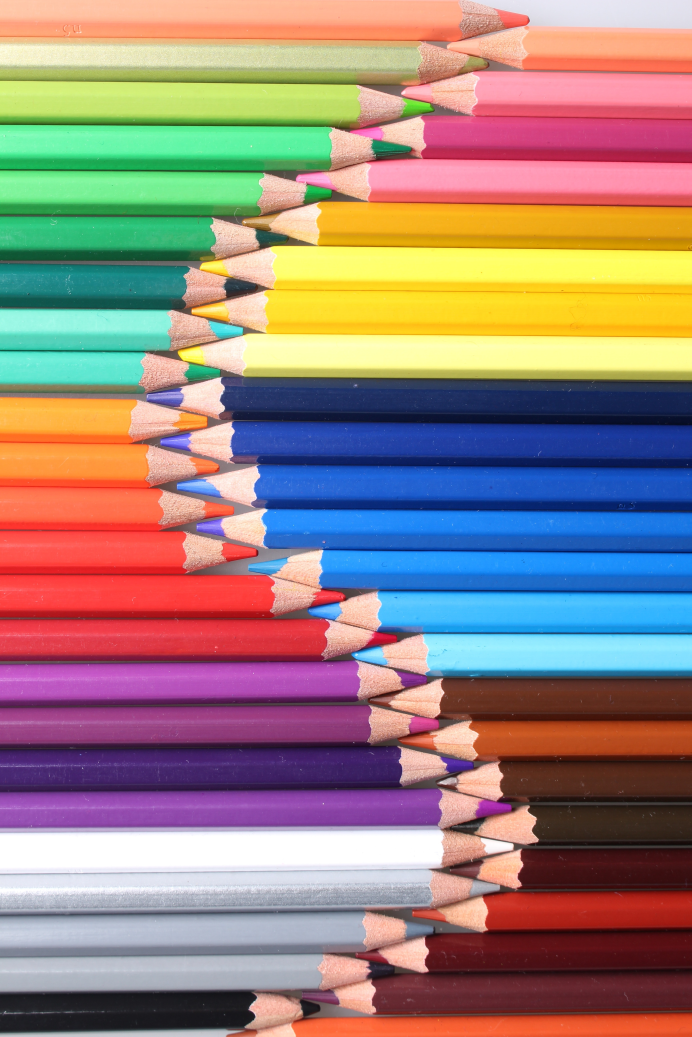
#> input picture Color Detection of Images/color1.jpg, 3456 x 5184 px, found by its file name (shown at 1/5 size)
$ jupyter execute 'Color Detection.ipynb'
#> lines starting #> are read from the running program, lines starting #| are printed output that depends on the picture
# Color Identification in Images
## Sanya Nanda

### Implement an image color detector which identifies all the colors in an image

[cell 1]
# importing required libraries and the images
import cv2
import numpy as np
import pandas as pd
from sklearn.cluster import KMeans
from collections import Counter
import matplotlib.pyplot as plt

img_path = "/home/tapli/TSF-GripJune21/color1.jpg"
img = cv2.imread(img_path)
#> img is the input picture: shape (5184, 3456, 3); mean B, G, R 124.9, 131.4, 154.2
img_path1 = "/home/tapli/TSF-GripJune21/color2.jpg"
img1 = cv2.imread(img_path1)
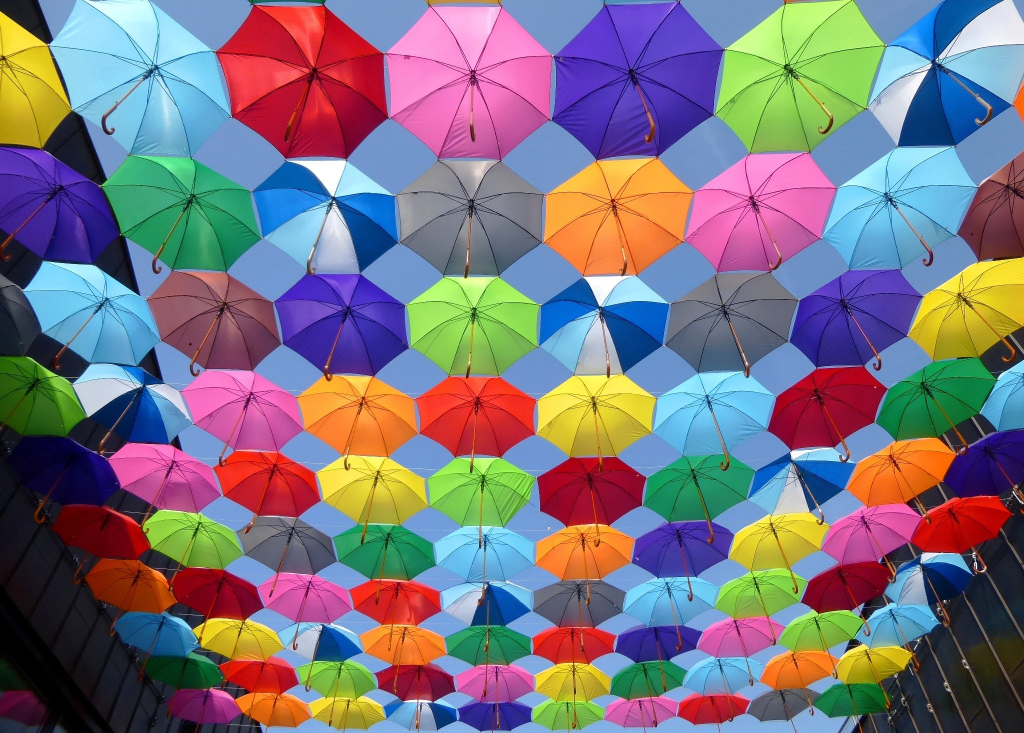
#> input picture Color Detection of Images/color2.jpg, 2048 x 1466 px, found by its file name (shown at 1/2 size)
#> img1 is the input picture: shape (1466, 2048, 3); mean B, G, R 126.2, 115.5, 123.9

[cell 2]
# resizing the images and intializing required variables
img=cv2.resize(img,(700,500))
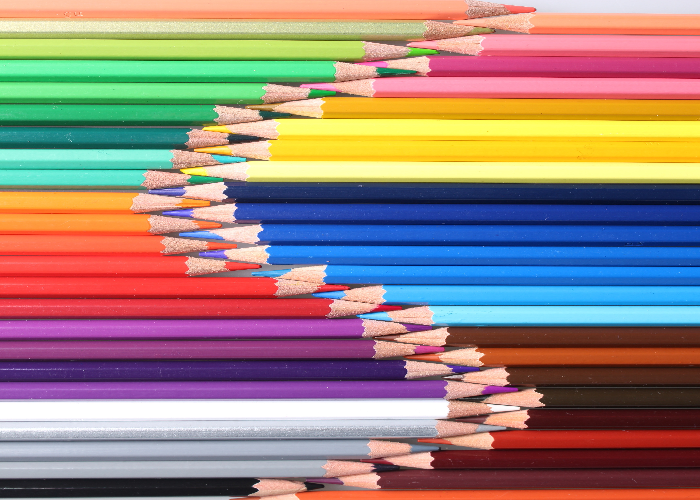
#> img: shape (500, 700, 3); mean B, G, R 124.7, 131.3, 154
img1=cv2.resize(img1,(700,500))
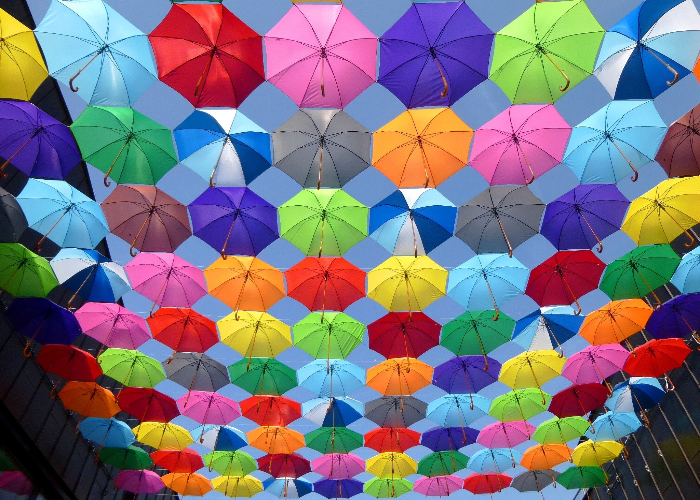
#> img1: shape (500, 700, 3); mean B, G, R 126, 115.4, 123.7
clicked = False
r = g = b = xpos = ypos = 0

[cell 3]
# importing the color csv that contains names of most of the colors with their hex and RGB code
index=["color","color_name","hex","R","G","B"]
csv = pd.read_csv("color.csv", names=index, header=None)
#> (reads Color Detection of Images/color.csv from the repository)

[cell 4]
# On double clicking anwhere on the picture, we get the x, y coordinates and the RGB values at that position.
def draw_function(event, x,y,flags,param):
    if event == cv2.EVENT_LBUTTONDBLCLK:
        global b,g,r,xpos,ypos, clicked
        clicked = True
        xpos = x
        ypos = y
        b,g,r = img[y,x]
        b = int(b)
        g = int(g)
        r = int(r)

[cell 5]
# Finds the color in our csv file which is closest to the color that we have clicked on, returns the name of the
# color detected
def getColorName(R,G,B):
    minimum = 10000
    for i in range(len(csv)):
        d = abs(R- int(csv.loc[i,"R"])) + abs(G-int(csv.loc[i,"G"]))+ abs(B- int(csv.loc[i,"B"]))
        if(d<=minimum):
            minimum = d
            cname = csv.loc[i,"color_name"]
    return cname

[cell 6]
def color_detect(img):
    cv2.namedWindow('color detection')
    #cv2. setWindowProperty ('color detection', cv2. WND_PROP_FULLSCREEN, cv2.WINDOW_FULLSCREEN)

    # let's the user interact with the image using the mouse. In this case the event is double click
    cv2.setMouseCallback('color detection',draw_function)

    global clicked
    while(1):
        cv2.imshow("color detection",img)
        if (clicked):

            #cv2.rectangle(image, startpoint, endpoint, color, thickness)-1 fills entire rectangle
            cv2.rectangle(img,(20,20), (750,60), (b,g,r), -1)

            #Creating text string to display Color name and RGB values on the window
            text = getColorName(r,g,b) + ' R='+ str(r) +  ' G='+ str(g) +  ' B='+ str(b)

            #cv2.putText(img,text,start,font(0-7),fontScale,color,thickness,lineType)
            cv2.putText(img, text,(50,50),2,0.8,(255,255,255),2,cv2.LINE_AA)

            #For very light colors text will be displayed in black
            if(r+g+b>=600):
                cv2.putText(img, text,(50,50),2,0.8,(0,0,0),2,cv2.LINE_AA)

            clicked=False

        if cv2.waitKey(20) & 0xFF ==27:
#> (key Esc is pressed here)
            break
    cv2.destroyAllWindows()

[cell 7]
color_detect(img)

[cell 8]
color_detect(img1)
#> (key Enter is pressed here)

[cell 9]
# converts image from bgr to rgb
def get_image(image_path):
#> called with image_path = '/home/tapli/TSF-GripJune21/color1.jpg'
    image=cv2.imread(image_path)
    image=cv2.cvtColor(image, cv2.COLOR_BGR2RGB)
    return image

[cell 10]
# returns the color code in hex
def RGB2HEX(color):
    return "#{:02x}{:02x}{:02x}".format(int(color[0]), int(color[1]), int(color[2]))

[cell 11]
# returns the color code values in RGB
def hex_to_rgb(value):
    value = value.lstrip('#')
    lv = len(value)
    return tuple(int(value[i:i + lv // 3], 16) for i in range(0, lv, lv // 3))

[cell 12]
# employs KMeans clustering: unsupervised ML, to plot the top most common colors in the image
def get_colors(img,no_of_colors):
#> called with no_of_colors = 8
    modified_image = cv2.resize(img, (600, 400), interpolation = cv2.INTER_AREA)
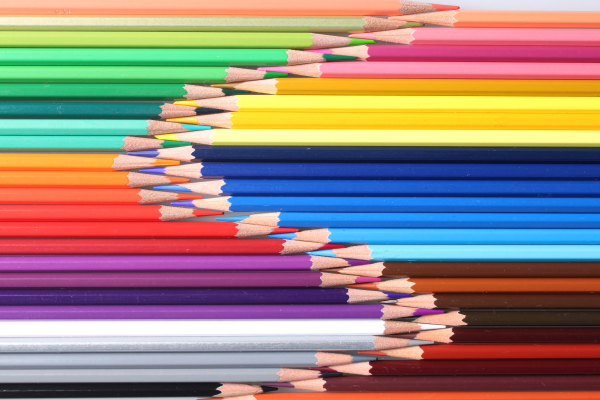
#> modified_image: shape (400, 600, 3); mean R, G, B 154.2, 131.4, 124.9
    modified_image = modified_image.reshape(modified_image.shape[0]*modified_image.shape[1], 3)

    clf = KMeans(n_clusters = no_of_colors)
    labels = clf.fit_predict(modified_image)

    counts = Counter(labels)
#> counts = {4: 37654, 3: 22661, 1: 30461, 7: 24479, 6: 29392, 2: 49973, 0: 19222, 5: 26158}
    center_colors = clf.cluster_centers_

    # We get ordered colors by iterating through the keys
    ordered_colors = [center_colors[i] for i in counts.keys()]
#> ordered_colors = [[223.9, 176.1, 167.8], [243.2, 235.6, 213.8], [222.3, 72.03, 65.62], [147.2, 93.46, 142.1], [236, 201.9, 63.37], [61.96, 43.65, 56.53], [96.69, 218.7, 194.2], [30.29, 105.8, 187.8]]
    hex_colors = [RGB2HEX(ordered_colors[i]) for i in counts.keys()]
#> hex_colors = ['#ebc93f', '#935d8e', '#f3ebd5', '#1e69bb', '#60dac2', '#de4841', '#dfb0a7', '#3d2b38']
    print(hex_colors)
#| ['#ebc93f', '#935d8e', '#f3ebd5', '#1e69bb', '#60dac2', '#de4841', '#dfb0a7', '#3d2b38']
    h=[getColorName(hex_to_rgb(i)[0],hex_to_rgb(i)[1],hex_to_rgb(i)[2]) for i in hex_colors]
#> h = ['Sandstorm', 'Antique Fuchsia', 'Eggshell', 'Denim', 'Medium Aquamarine', 'Carmine Pink', 'Pale Chestnut', 'Black Olive']
    print(h)
#| ['Sandstorm', 'Antique Fuchsia', 'Eggshell', 'Denim', 'Medium Aquamarine', 'Carmine Pink', 'Pale Chestnut', 'Black Olive']
    rgb_colors = [ordered_colors[i] for i in counts.keys()]
#> rgb_colors = [[236, 201.9, 63.37], [147.2, 93.46, 142.1], [243.2, 235.6, 213.8], [30.29, 105.8, 187.8], [96.69, 218.7, 194.2], [222.3, 72.03, 65.62], [223.9, 176.1, 167.8], [61.96, 43.65, 56.53]]

    plt.figure(figsize = (8, 6))
    plt.pie(counts.values(), labels = h, colors = hex_colors)

[cell 13]
get_colors(get_image(img_path), 8)
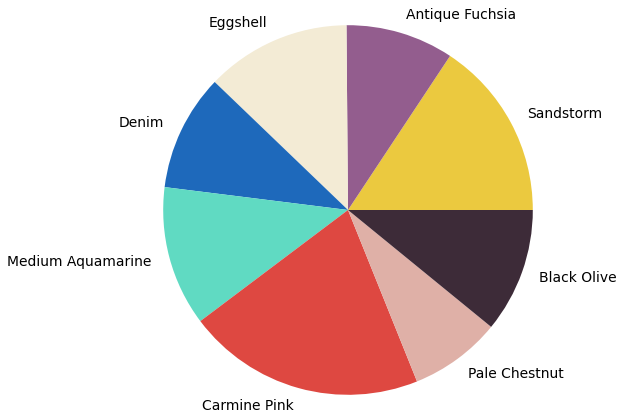
#> figure drawn by matplotlib, 1 panel

[cell 14]
get_colors(get_image(img_path1), 8)
#> call 2 of get_colors, with no_of_colors = 8
#> in get_colors (call 2), `modified_image = cv2.resize(img, (600, 400), interpolation = cv2.INTER..`:
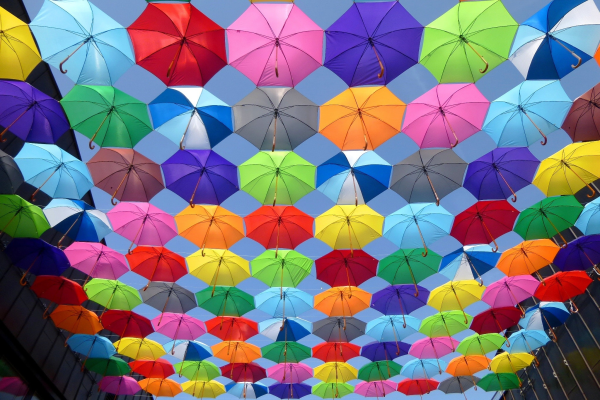
#> modified_image: shape (400, 600, 3); mean R, G, B 123.9, 115.5, 126.2
#> in get_colors (call 2), `counts = Counter(labels)`: counts = {2: 30883, 5: 27247, 3: 68646, 7: 15809, 1: 24368, 4: 24598, 0: 27802, 6: 20647}
#> in get_colors (call 2), `ordered_colors = [center_colors[i] for i in counts.keys()]`: ordered_colors = [[31.64, 28.33, 37.51], [76.86, 116.4, 101.5], [125, 172.1, 213.6], [144.3, 207.2, 87.07], [227, 164.9, 47.75], [174.8, 28.61, 39.92], [50.77, 59.12, 163.4], [220.1, 107.6, 175.7]]
#> in get_colors (call 2), `hex_colors = [RGB2HEX(ordered_colors[i]) for i in counts.keys()]`: hex_colors = ['#7dacd5', '#ae1c27', '#90cf57', '#dc6baf', '#4c7465', '#e3a42f', '#1f1c25', '#323ba3']
#| ['#7dacd5', '#ae1c27', '#90cf57', '#dc6baf', '#4c7465', '#e3a42f', '#1f1c25', '#323ba3']
#> in get_colors (call 2), `h=[getColorName(hex_to_rgb(i)[0],hex_to_rgb(i)[1],hex_to_rgb(i)[2]) fo..`: h = ['Iceberg', 'Upsdell Red', 'Pistachio', 'Sky Magenta', "Hooker'S Green", 'Urobilin', 'Dark Jungle Green', 'Blue (Pigment)']
#| ['Iceberg', 'Upsdell Red', 'Pistachio', 'Sky Magenta', "Hooker'S Green", 'Urobilin', 'Dark Jungle Green', 'Blue (Pigment)']
#> in get_colors (call 2), `rgb_colors = [ordered_colors[i] for i in counts.keys()]`: rgb_colors = [[125, 172.1, 213.6], [174.8, 28.61, 39.92], [144.3, 207.2, 87.07], [220.1, 107.6, 175.7], [76.86, 116.4, 101.5], [227, 164.9, 47.75], [31.64, 28.33, 37.51], [50.77, 59.12, 163.4]]
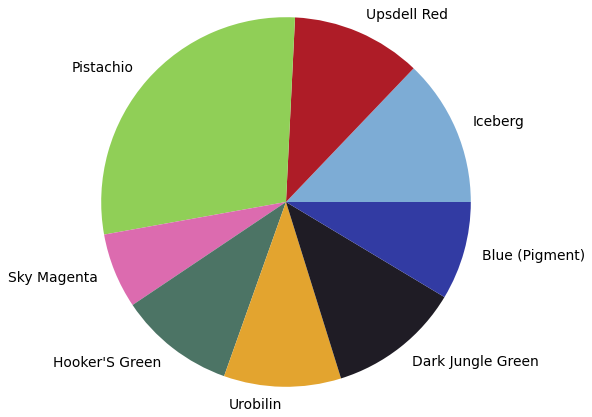
#> figure drawn by matplotlib, 1 panel
